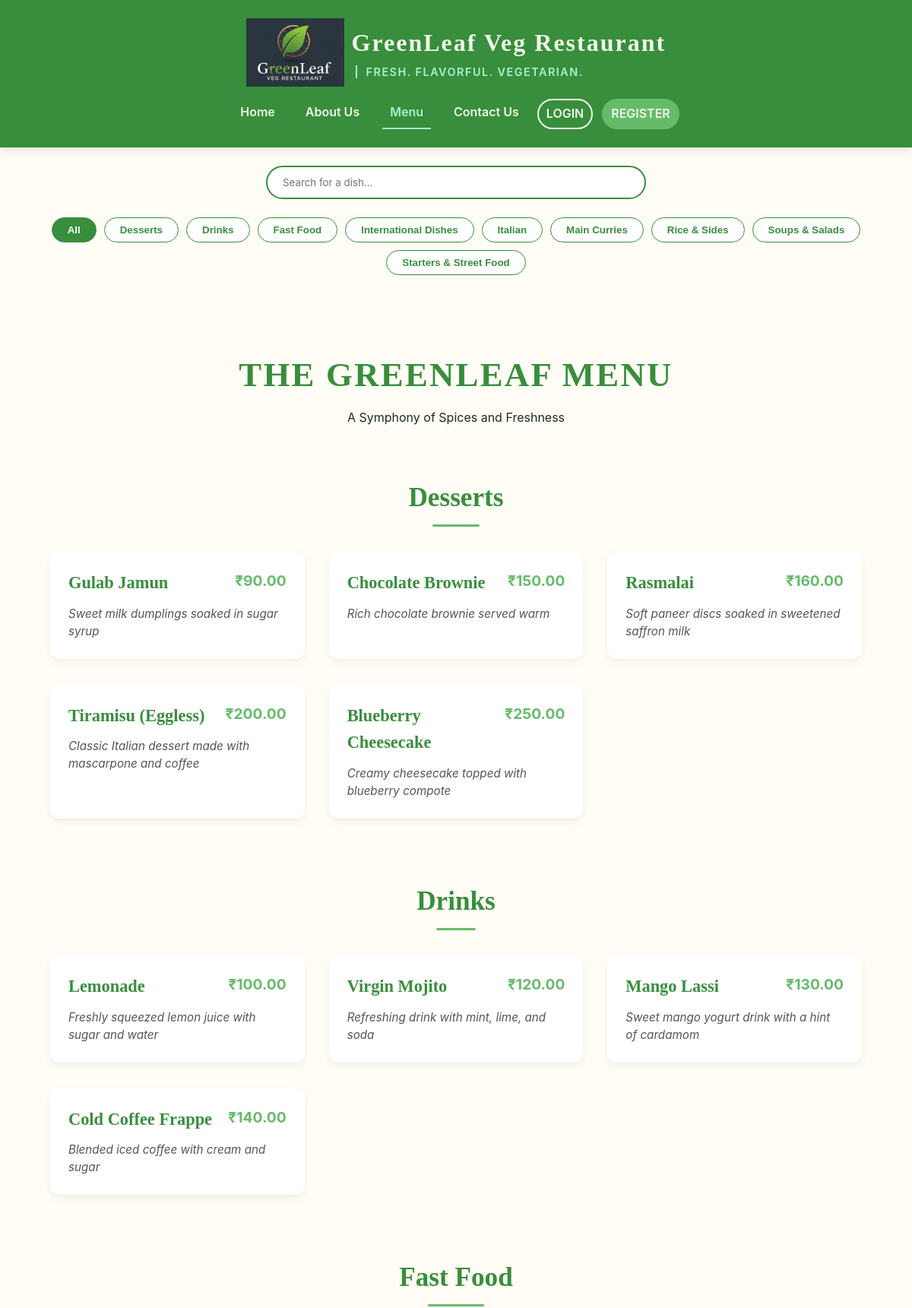
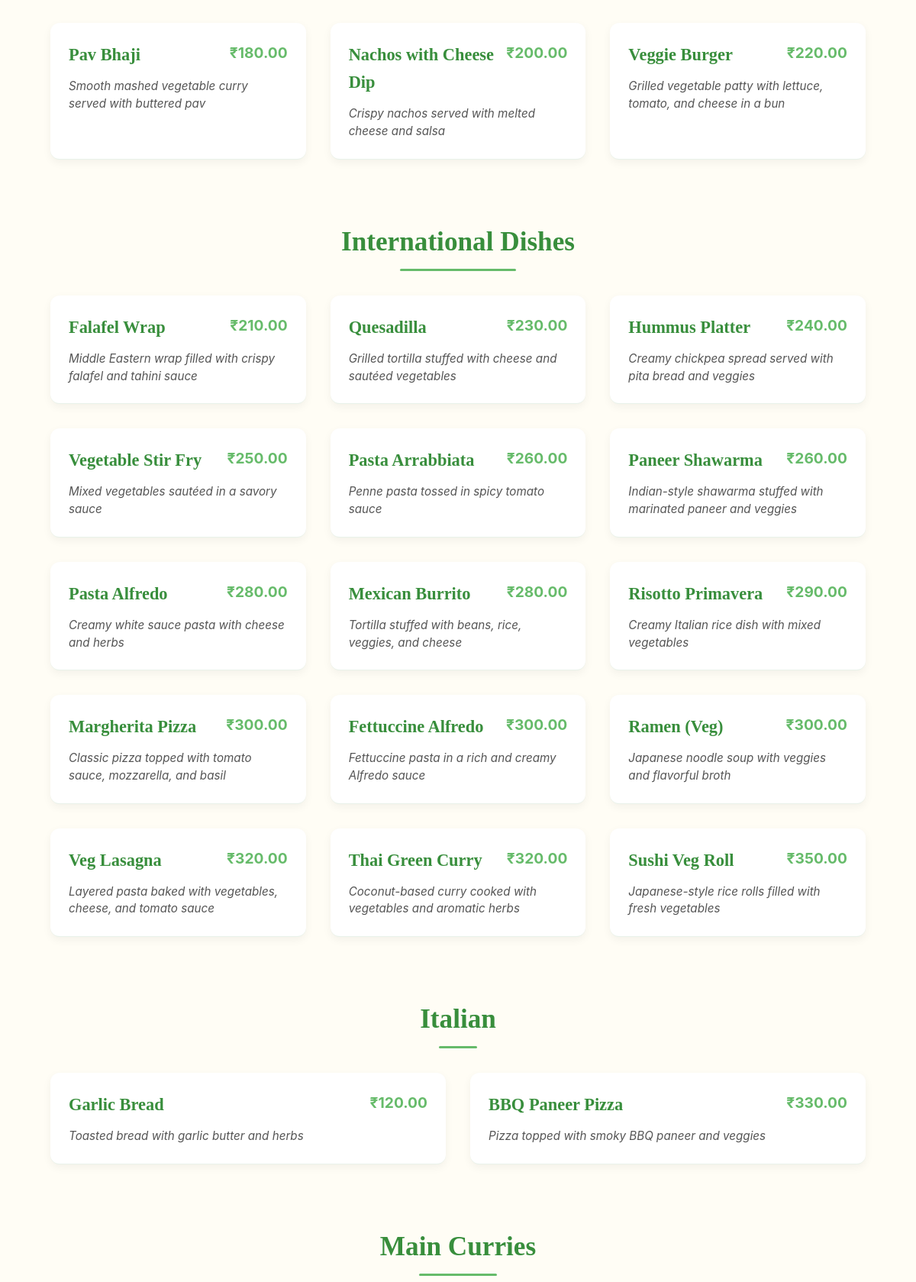
Page /menu.php (upper part) on the committed database (2 pictures, top to bottom).
### tables this page shows
CREATE TABLE `menu` (
  `id` int(11) NOT NULL,
  `name` varchar(100) NOT NULL,
  `description` text DEFAULT NULL,
  `price` decimal(10,2) NOT NULL,
  `category` varchar(50) NOT NULL,
  `created_at` timestamp NOT NULL DEFAULT current_timestamp() ON UPDATE current_timestamp()
);

### menu.php (the view, shortened to what this page needs)
<?php
require 'config.php';
try {
    $stmt = $dbh->query("SELECT name, description, price, category FROM menu ORDER BY category, price");
    $all_menu_items = $stmt->fetchAll(PDO::FETCH_ASSOC);
} catch (PDOException $e) {
    $all_menu_items = [];
}
$menu_categories = [];
foreach ($all_menu_items as $item) {
    $menu_categories[$item['category']][] = $item;
}
?>
<!DOCTYPE html>
<html lang="en">
<head>
    <link rel="stylesheet" href="assets/css/index-styles.css" type="text/css">
    <link rel="stylesheet" href="assets/css/menu-styles.css" type="text/css">
</head>
<body>
    <?php include 'header.php'; ?>
    <div class="menu-controls">
        <input type="text" id="menuSearch" placeholder="Search for a dish..." onkeyup="filterMenu()">
        <div class="category-filters">
            <button class="filter-btn active" onclick="filterCategory('all')">All</button>
            <?php foreach(array_keys($menu_categories) as $cat): ?>
                <button class="filter-btn" onclick="filterCategory('<?php echo htmlspecialchars($cat); ?>')">
                    <?php echo htmlspecialchars($cat); ?>
                </button>
            <?php endforeach; ?>
        </div>
    </div>
    <div class="menu-wrapper">
        <header class="page-intro">
            <h1 class="main-title">The GreenLeaf Menu</h1>
            <p class="subtitle">A Symphony of Spices and Freshness</p>
        </header>
        <main class="menu-content">
            <?php foreach($menu_categories as $category_name => $items): ?>
                <section class="menu-category-section">
                    <h2 class="category-heading"><?php echo htmlspecialchars($category_name); ?></h2>
                    <div class="menu-grid">
                        <?php foreach($items as $item): ?>
                            <div class="menu-card">
                                <div class="card-header">
                                    <h3 class="item-name"><?php echo htmlspecialchars($item['name']); ?></h3>
                                    <span class="item-price">₹<?php echo number_format($item['price'], 2); ?></span>
                                </div>
                                <p class="item-description">
                                    <?php echo htmlspecialchars($item['description']); ?>
                                </p>
                            </div>
                        <?php endforeach; ?>
                    </div>
                </section>
            <?php endforeach; ?>
        </main>
    </div>
</body>
</html>

### assets/css/index-styles.css (style rules this page uses)
* { margin: 0; padding: 0; box-sizing: border-box; }
:root { --color-text-dark: #1f2924; --color-text-light: #f0f8e9; --color-background-main: #fffdf5; --color-primary-green: #388e3c; --color-accent-green: #66bb6a; --color-gold: #ffb300; --font-display: 'Playfair Display', serif; --font-body: 'Inter', sans-serif; }
body { font-family: var(--font-body); background-color: var(--color-background-main); color: var(--color-text-dark); line-height: 1.6; overflow-x: hidden; }

### assets/css/menu-styles.css (style rules this page uses)
* { box-sizing: border-box; margin: 0; padding: 0; }
.menu-wrapper { width: 100%; max-width: 1100px; margin: 0 auto; padding: 3rem 1rem; text-align: center; }
.page-intro { margin-bottom: 4rem; }
.main-title { font-family: var(--font-display); font-size: 2.8rem; color: var(--color-primary-green); text-transform: uppercase; letter-spacing: 0.05em; margin-bottom: 0.5rem; }
.category-heading { font-family: var(--font-display); font-size: 2.2rem; color: var(--color-primary-green); margin-bottom: 2rem; position: relative; display: inline-block; padding-bottom: 10px; }
.category-heading::after { content: ""; position: absolute; bottom: 0; left: 25%; width: 50%; height: 3px; background: var(--color-accent-green); border-radius: 5px; }
.menu-grid { display: grid; grid-template-columns: repeat(auto-fit, minmax(300px, 1fr)); gap: 2rem; margin-bottom: 5rem; }
.menu-card { background: #ffffff; padding: 1.5rem; border-radius: 12px; box-shadow: 0 4px 12px rgba(0, 0, 0, 0.05); text-align: left; transition: transform 0.3s ease; border-bottom: 1px solid rgba(46, 125, 50, 0.1); }
.card-header { display: flex; justify-content: space-between; align-items: flex-start; margin-bottom: 0.75rem; }
.item-name { font-family: var(--font-display); font-size: 1.4rem; color: var(--color-primary-green); font-weight: 700; }
.item-price { font-weight: 700; color: var(--color-accent-green); font-size: 1.2rem; white-space: nowrap; }
.item-description { color: #555; font-style: italic; font-size: 0.95rem; line-height: 1.5; }
.menu-controls { margin-top: 1.5rem; margin-bottom: 3rem; display: flex; flex-direction: column; gap: 1.5rem; align-items: center; }
#menuSearch { width: 100%; max-width: 500px; padding: 12px 20px; border-radius: 50px; border: 2px solid var(--color-primary-green); font-family: var(--font-body); }
.category-filters { display: flex; flex-wrap: wrap; justify-content: center; gap: 10px; }
.filter-btn { padding: 8px 20px; border-radius: 20px; border: 1px solid var(--color-primary-green); background: white; color: var(--color-primary-green); cursor: pointer; font-weight: 600; }
.filter-btn.active, .filter-btn:hover { background: var(--color-primary-green); color: white; }

### rows in the picture
menu: name "Gulab Jamun", price "90.00", description "Sweet milk dumplings soaked in sugar syrup"
menu: name "Chocolate Brownie", price "150.00", description "Rich chocolate brownie served warm"
menu: name "Rasmalai", price "160.00", description "Soft paneer discs soaked in sweetened saffron milk"
menu: name "Tiramisu (Eggless)", price "200.00", description "Classic Italian dessert made with mascarpone and coffee"
menu: name "Blueberry Cheesecake", price "250.00", description "Creamy cheesecake topped with blueberry compote"
menu: name "Lemonade", price "100.00", description "Freshly squeezed lemon juice with sugar and water"
menu: name "Virgin Mojito", price "120.00", description "Refreshing drink with mint, lime, and soda"
menu: name "Mango Lassi", price "130.00", description "Sweet mango yogurt drink with a hint of cardamom"
menu: name "Cold Coffee Frappe", price "140.00", description "Blended iced coffee with cream and sugar"
menu: name "Pav Bhaji", price "180.00", description "Smooth mashed vegetable curry served with buttered pav"
menu: name "Nachos with Cheese Dip", price "200.00", description "Crispy nachos served with melted cheese and salsa"
menu: name "Veggie Burger", price "220.00", description "Grilled vegetable patty with lettuce, tomato, and cheese in a bun"
menu: name "Falafel Wrap", price "210.00", description "Middle Eastern wrap filled with crispy falafel and tahini sauce"
menu: name "Quesadilla", price "230.00", description "Grilled tortilla stuffed with cheese and sautéed vegetables"
menu: name "Hummus Platter", price "240.00", description "Creamy chickpea spread served with pita bread and veggies"
menu: name "Vegetable Stir Fry", price "250.00", description "Mixed vegetables sautéed in a savory sauce"
menu: name "Pasta Arrabbiata", price "260.00", description "Penne pasta tossed in spicy tomato sauce"
menu: name "Paneer Shawarma", price "260.00", description "Indian-style shawarma stuffed with marinated paneer and veggies"
menu: name "Pasta Alfredo", price "280.00", description "Creamy white sauce pasta with cheese and herbs"
menu: name "Mexican Burrito", price "280.00", description "Tortilla stuffed with beans, rice, veggies, and cheese"
menu: name "Risotto Primavera", price "290.00", description "Creamy Italian rice dish with mixed vegetables"
menu: name "Margherita Pizza", price "300.00", description "Classic pizza topped with tomato sauce, mozzarella, and basil"
menu: name "Fettuccine Alfredo", price "300.00", description "Fettuccine pasta in a rich and creamy Alfredo sauce"
menu: name "Ramen (Veg)", price "300.00", description "Japanese noodle soup with veggies and flavorful broth"
menu: name "Veg Lasagna", price "320.00", description "Layered pasta baked with vegetables, cheese, and tomato sauce"
menu: name "Thai Green Curry", price "320.00", description "Coconut-based curry cooked with vegetables and aromatic herbs"
menu: name "Sushi Veg Roll", price "350.00", description "Japanese-style rice rolls filled with fresh vegetables"
menu: name "Garlic Bread", price "120.00", description "Toasted bread with garlic butter and herbs"
menu: name "BBQ Paneer Pizza", price "330.00", description "Pizza topped with smoky BBQ paneer and veggies"

### other values in the picture
$cat "Desserts"
$cat "Drinks"
$cat "Fast Food"
$cat "International Dishes"
$cat "Italian"
$cat "Main Curries"
$cat "Rice & Sides"
$cat "Soups & Salads"
$cat "Starters & Street Food"
$category_name "Desserts"
$category_name "Drinks"
$category_name "Fast Food"
$category_name "International Dishes"
$category_name "Italian"
$category_name "Main Curries"
